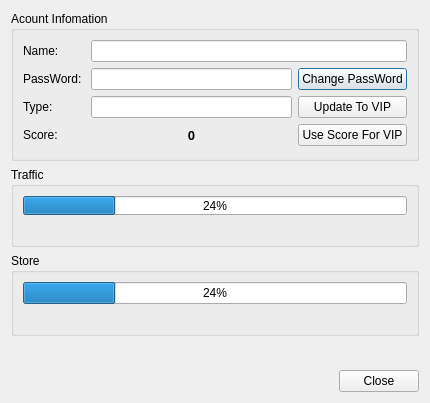
<?xml version="1.0" encoding="UTF-8"?>
<ui version="4.0">
 <class>AccountDialog</class>
 <widget class="QDialog" name="AccountDialog">
  <property name="geometry">
   <rect>
    <x>0</x>
    <y>0</y>
    <width>430</width>
    <height>403</height>
   </rect>
  </property>
  <property name="windowTitle">
   <string>Data Import</string>
  </property>
  <layout class="QVBoxLayout" name="verticalLayout">
   <item>
    <widget class="QGroupBox" name="groupBox">
     <property name="minimumSize">
      <size>
       <width>0</width>
       <height>150</height>
      </size>
     </property>
     <property name="maximumSize">
      <size>
       <width>500</width>
       <height>150</height>
      </size>
     </property>
     <property name="title">
      <string>Acount Infomation</string>
     </property>
     <property name="alignment">
      <set>Qt::AlignLeading|Qt::AlignLeft|Qt::AlignTop</set>
     </property>
     <layout class="QGridLayout" name="gridLayout_2">
      <item row="0" column="1" colspan="2">
       <widget class="QLineEdit" name="name">
        <property name="toolTip">
         <string>eg: *.doc,*.pdf</string>
        </property>
       </widget>
      </item>
      <item row="0" column="0">
       <widget class="QLabel" name="label">
        <property name="text">
         <string>Name:</string>
        </property>
       </widget>
      </item>
      <item row="1" column="0">
       <widget class="QLabel" name="label_2">
        <property name="text">
         <string>PassWord: </string>
        </property>
       </widget>
      </item>
      <item row="2" column="0">
       <widget class="QLabel" name="label_3">
        <property name="text">
         <string>Type:</string>
        </property>
       </widget>
      </item>
      <item row="2" column="1">
       <widget class="QLineEdit" name="type"/>
      </item>
      <item row="1" column="1">
       <widget class="QLineEdit" name="pwd"/>
      </item>
      <item row="1" column="2">
       <widget class="QPushButton" name="changepwdBtn">
        <property name="text">
         <string>Change PassWord</string>
        </property>
       </widget>
      </item>
      <item row="2" column="2">
       <widget class="QPushButton" name="updatevipBtn">
        <property name="text">
         <string>Update To VIP</string>
        </property>
       </widget>
      </item>
      <item row="3" column="0">
       <widget class="QLabel" name="label_4">
        <property name="text">
         <string>Score:</string>
        </property>
       </widget>
      </item>
      <item row="3" column="1">
       <widget class="QLabel" name="scoreLabel">
        <property name="font">
         <font>
          <pointsize>10</pointsize>
          <weight>75</weight>
          <bold>true</bold>
         </font>
        </property>
        <property name="text">
         <string>0</string>
        </property>
        <property name="alignment">
         <set>Qt::AlignCenter</set>
        </property>
       </widget>
      </item>
      <item row="3" column="2">
       <widget class="QPushButton" name="score4vipBtn">
        <property name="text">
         <string>Use Score For VIP</string>
        </property>
       </widget>
      </item>
     </layout>
    </widget>
   </item>
   <item>
    <widget class="QGroupBox" name="groupBox_2">
     <property name="sizePolicy">
      <sizepolicy hsizetype="Preferred" vsizetype="Fixed">
       <horstretch>0</horstretch>
       <verstretch>0</verstretch>
      </sizepolicy>
     </property>
     <property name="minimumSize">
      <size>
       <width>0</width>
       <height>80</height>
      </size>
     </property>
     <property name="maximumSize">
      <size>
       <width>16777215</width>
       <height>100</height>
      </size>
     </property>
     <property name="title">
      <string>Traffic</string>
     </property>
     <layout class="QGridLayout" name="gridLayout">
      <item row="3" column="0">
       <widget class="QLabel" name="trafficInfo">
        <property name="maximumSize">
         <size>
          <width>16777215</width>
          <height>30</height>
         </size>
        </property>
        <property name="text">
         <string/>
        </property>
        <property name="alignment">
         <set>Qt::AlignCenter</set>
        </property>
       </widget>
      </item>
      <item row="2" column="0">
       <widget class="QProgressBar" name="trafficBar">
        <property name="value">
         <number>24</number>
        </property>
        <property name="alignment">
         <set>Qt::AlignCenter</set>
        </property>
       </widget>
      </item>
     </layout>
    </widget>
   </item>
   <item>
    <widget class="QGroupBox" name="groupBox_3">
     <property name="maximumSize">
      <size>
       <width>16777215</width>
       <height>100</height>
      </size>
     </property>
     <property name="title">
      <string>Store</string>
     </property>
     <layout class="QGridLayout" name="gridLayout_3">
      <item row="0" column="0">
       <widget class="QProgressBar" name="storeBar">
        <property name="value">
         <number>24</number>
        </property>
        <property name="alignment">
         <set>Qt::AlignCenter</set>
        </property>
       </widget>
      </item>
      <item row="1" column="0">
       <widget class="QLabel" name="storeInfo">
        <property name="maximumSize">
         <size>
          <width>16777215</width>
          <height>30</height>
         </size>
        </property>
        <property name="text">
         <string/>
        </property>
        <property name="alignment">
         <set>Qt::AlignCenter</set>
        </property>
       </widget>
      </item>
     </layout>
    </widget>
   </item>
   <item>
    <spacer name="verticalSpacer">
     <property name="orientation">
      <enum>Qt::Vertical</enum>
     </property>
     <property name="sizeHint" stdset="0">
      <size>
       <width>20</width>
       <height>40</height>
      </size>
     </property>
    </spacer>
   </item>
   <item>
    <widget class="QDialogButtonBox" name="buttonBox">
     <property name="standardButtons">
      <set>QDialogButtonBox::Close</set>
     </property>
    </widget>
   </item>
  </layout>
 </widget>
 <resources/>
 <connections/>
</ui>
